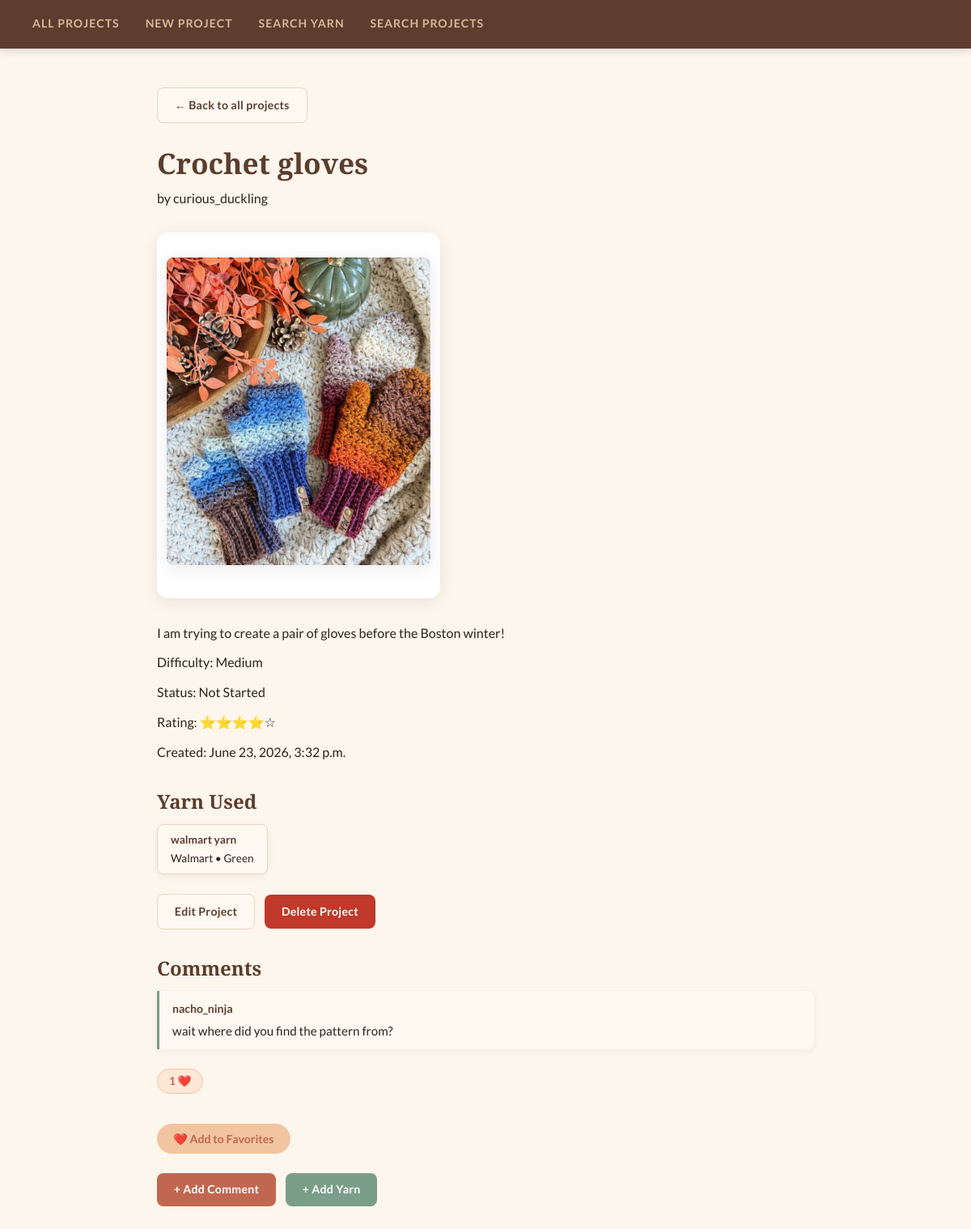
The page /crochet/project/2/ on the database its author committed.
### crochet/models.py (models this page shows, shortened)
class Project(models.Model):
    title = models.TextField(blank=False)
    creator = models.TextField(blank=False)
    description = models.TextField(blank=False)
    DIFFICULTY_CHOICES = [
        ('easy', 'Easy'),
        ('medium', 'Medium'),
        ('hard', 'Hard'),
    ]
    difficulty_level = models.CharField(max_length=10,choices=DIFFICULTY_CHOICES,default='easy')
    image_file = models.ImageField(blank=True) # so the user can upload an image of their progress
    STATUS_CHOICES = [
    ('not_started', 'Not Started'),
    ('in_progress', 'In Progress'),
    ('completed', 'Completed'),
]
    project_status = models.CharField(max_length=20,choices=STATUS_CHOICES,default='not_started')
    category = models.TextField(blank=True, default='')
    date_created = models.DateTimeField(auto_now=True)
    RATING_CHOICES = [
    (1, '1 Star'),
    (2, '2 Stars'),
    (3, '3 Stars'),
    (4, '4 Stars'),
    (5, '5 Stars'),
    ]
    rating = models.IntegerField(choices=RATING_CHOICES,default=5)
    def star_display(self):
        filled = "⭐" * self.rating
        empty = "☆" * (5 - self.rating)
        return filled + empty

class Yarn(models.Model):
    project = models.ForeignKey(Project, on_delete=models.CASCADE)
    name = models.TextField(blank=False)
    brand = models.TextField(blank=False)
    color = models.TextField(blank=False)

class Comment(models.Model):
    project = models.ForeignKey(Project, on_delete=models.CASCADE)
    commenter = models.TextField(blank=False)
    comment = models.TextField(blank=False)
    timestamp = models.DateTimeField(auto_now=True)

### crochet/views.py (the view, shortened to what this page needs)
# urls.py: path('project/<int:pk>/', views.ProjectDetailView.as_view(), name='project-detail'),
class ProjectDetailView(DetailView):
    model = Project
    template_name = 'crochet/project_detail.html'
    context_object_name = 'project'
    def get_context_data(self, **kwargs):
        context = super().get_context_data(**kwargs)
        context['comments'] = Comment.objects.filter(project=self.object)
        context['favorites'] = Favorite.objects.filter(project=self.object).count()
        yarns = Yarn.objects.filter(project=self.object)
        context['yarns'] = yarns
        yarn_brands = list(yarns.values_list('brand', flat=True))
        yarn_names = list(yarns.values_list('name', flat=True))
        similar_raw = Project.objects.filter(
            Q(yarn__brand__in=yarn_brands) | Q(yarn__name__in=yarn_names)
        ).exclude(pk=self.object.pk).distinct()[:3]
        similar_projects = []
        context['similar_projects'] = similar_projects
        return context

### crochet/templates/crochet/project_detail.html (shortened to what this page needs)
{% extends 'crochet/base.html' %}
{% load static %}
{% block content %}
<div style="display: flex; gap: 2rem; align-items: flex-start;">
    <div style="flex: 1;">
        <a href="{% url 'project-list' %}" class="btn btn-secondary">← Back to all projects</a>
        <br><br>
        <h1>{{ project.title }}</h1>
        <p>by {{ project.creator }}</p>
        {% if project.image_file %}
        <div class="image-frame">
            <img src="{{ project.image_file.url }}" alt="{{ project.title }}" class="project-image">
        </div>
        {% endif %}
        <p>{{ project.description }}</p>
        <p>Difficulty: {{ project.get_difficulty_level_display }}</p>
        <p>Status: {{ project.get_project_status_display }}</p>
        <p>Rating: {{ project.star_display }}</p>
        <p>Created: {{ project.date_created }}</p>
        <h2>Yarn Used</h2>
        <div class="yarn-list">
            {% for yarn in project.yarn_set.all %}
                <div class="yarn-chip">
                    <strong>{{ yarn.name }}</strong><br>
                    {{ yarn.brand }} • {{ yarn.color }}
                </div>
            {% empty %}
                <p class="empty">No yarn added yet.</p>
            {% endfor %}
        </div>
        <div class="action-row">
            <a href="{% url 'update-project' project.pk %}" class="btn btn-secondary">Edit Project</a>
            <a href="{% url 'delete-project' project.pk %}" class="btn btn-danger">Delete Project</a>
        </div>
        <h2>Comments</h2>
        <div class="comment-list">
            {% for comment in comments %}
                <div class="comment">
                    <div class="commenter">{{ comment.commenter }}</div>
                    <div class="comment-text">{{ comment.comment }}</div>
                </div>
            {% empty %}
                <p class="empty">No comments yet.</p>
            {% endfor %}
        </div>
        <div class="action-row">
            <div class="favorites-count">{{ favorites }} ❤️</div>
        </div>
        <form method="POST" action="{% url 'favorite-project' project.pk %}" class="favorite-form">
            <input type="submit" value="❤️ Add to Favorites">
        </form>
        <div class="action-row">
            <a href="{% url 'add-comment' project.pk %}" class="btn btn-primary">+ Add Comment</a>
            <a href="{% url 'add-yarn' project.pk %}" class="btn btn-sage">+ Add Yarn</a>
        </div>
    </div>
</div>
{% endblock %}

### static/styles-for-crochet.css (style rules this page uses)
:root { --cream: #fdf6ec; --warm-white: #fff9f2; --blush: #f2c4a0; --terracotta: #c1674f; --brown: #5c3d2e; --dark-brown: #3b2417; --sage: #7a9e87; --sage-light: #d4e8db; --muted: #9e7f6e; --text: #2e2118; --border: #e8d5c0; --radius: 14px; --radius-sm: 8px; --shadow: 0 4px 20px rgba(92, 61, 46, 0.10); --shadow-sm: 0 2px 8px rgba(92, 61, 46, 0.07); }
*, *::before, *::after { box-sizing: border-box; margin: 0; padding: 0; }
body { background-color: var(--cream); color: var(--text); font-family: 'Lato', sans-serif; font-size: 16px; line-height: 1.7; min-height: 100vh; padding: 0; }
a { color: var(--terracotta); text-decoration: none; transition: color 0.2s; }
h1, h2, h3 { font-family: 'Playfair Display', serif; font-weight: 600; color: var(--brown); line-height: 1.3; }
h1 { font-size: 2.2rem; margin-bottom: 0.4rem; }
h2 { font-size: 1.5rem; margin: 2rem 0 0.8rem; }
p { margin-bottom: 0.6rem; }
.project-image { width: 100%; max-height: 380px; object-fit: cover; border-radius: var(--radius); margin: 1.2rem 0 1.8rem; box-shadow: var(--shadow); }
.action-row { display: flex; flex-wrap: wrap; gap: 0.75rem; align-items: center; margin: 1.5rem 0; }
.action-row a, .action-row .btn { text-decoration: none; }
.btn { display: inline-block; padding: 0.55rem 1.3rem; border-radius: var(--radius-sm); font-size: 0.88rem; font-family: 'Lato', sans-serif; font-weight: 700; cursor: pointer; border: none; transition: opacity 0.15s, transform 0.15s; text-decoration: none; letter-spacing: 0.02em; }
.btn-primary { background: var(--terracotta); color: #fff; }
.btn-secondary { background: var(--warm-white); color: var(--brown); border: 1px solid var(--border); }
.btn-sage { background: var(--sage); color: #fff; }
.btn-danger { background: #c0392b; color: #fff; }
.yarn-list { display: flex; flex-wrap: wrap; gap: 0.6rem; margin-top: 0.5rem; }
.yarn-chip { background: var(--warm-white); border: 1px solid var(--border); border-radius: var(--radius-sm); padding: 0.45rem 1rem; font-size: 0.85rem; box-shadow: var(--shadow-sm); }
.yarn-chip strong { color: var(--brown); }
.comment-list { margin-top: 0.5rem; }
.comment { border-left: 3px solid var(--sage); padding: 0.6rem 1rem; margin-bottom: 0.8rem; background: var(--warm-white); border-radius: 0 var(--radius-sm) var(--radius-sm) 0; box-shadow: var(--shadow-sm); }
.comment .commenter { font-weight: 700; font-size: 0.88rem; color: var(--brown); }
.comment .comment-text { font-size: 0.95rem; margin-top: 0.2rem; color: var(--text); }
.favorites-count { display: inline-flex; align-items: center; gap: 0.4rem; background: #fde8d8; border: 1px solid #f2c4a0; border-radius: 20px; padding: 3px 14px; font-size: 0.85rem; font-weight: 700; color: var(--terracotta); margin-bottom: 0.8rem; }
.favorite-form input[type="submit"] { background: #fde8d8; color: var(--terracotta); border: 1px solid var(--blush); padding: 0.5rem 1.2rem; border-radius: 20px; font-size: 0.88rem; font-weight: 700; font-family: 'Lato', sans-serif; cursor: pointer; transition: background 0.2s, transform 0.15s; }
.image-frame { background: #ffffff; padding: 12px; border-radius: var(--radius); box-shadow: var(--shadow); margin: 1.2rem 0 1.8rem; display: inline-block; max-width: 100%; }
.project-image { width: 100%; max-width: 600px; height: auto; display: block; border-radius: calc(var(--radius) - 6px); object-fit: cover; }
.favorite-form { margin: 1rem 0; }
.favorite-form input[type="submit"] { background: var(--blush); color: var(--terracotta); border: 1px solid var(--blush); padding: 0.55rem 1.2rem; border-radius: 20px; font-weight: 700; cursor: pointer; transition: transform 0.15s, background 0.2s; }

### rows shown on the page
Project: title "Crochet gloves", creator "curious_duckling", image_file (picture), description "I am trying to create a pair of gloves before the Boston winter!", difficulty_level "Medium", project_status "Not Started", star_display "⭐⭐⭐⭐☆", date_created "June 23, 2026, 3:32 p.m."
Yarn: name "walmart yarn", brand "Walmart", color "Green"
Comment: commenter "nacho_ninja", comment "wait where did you find the pattern from?"

### other values the page prints
{{ favorites }} "1"
